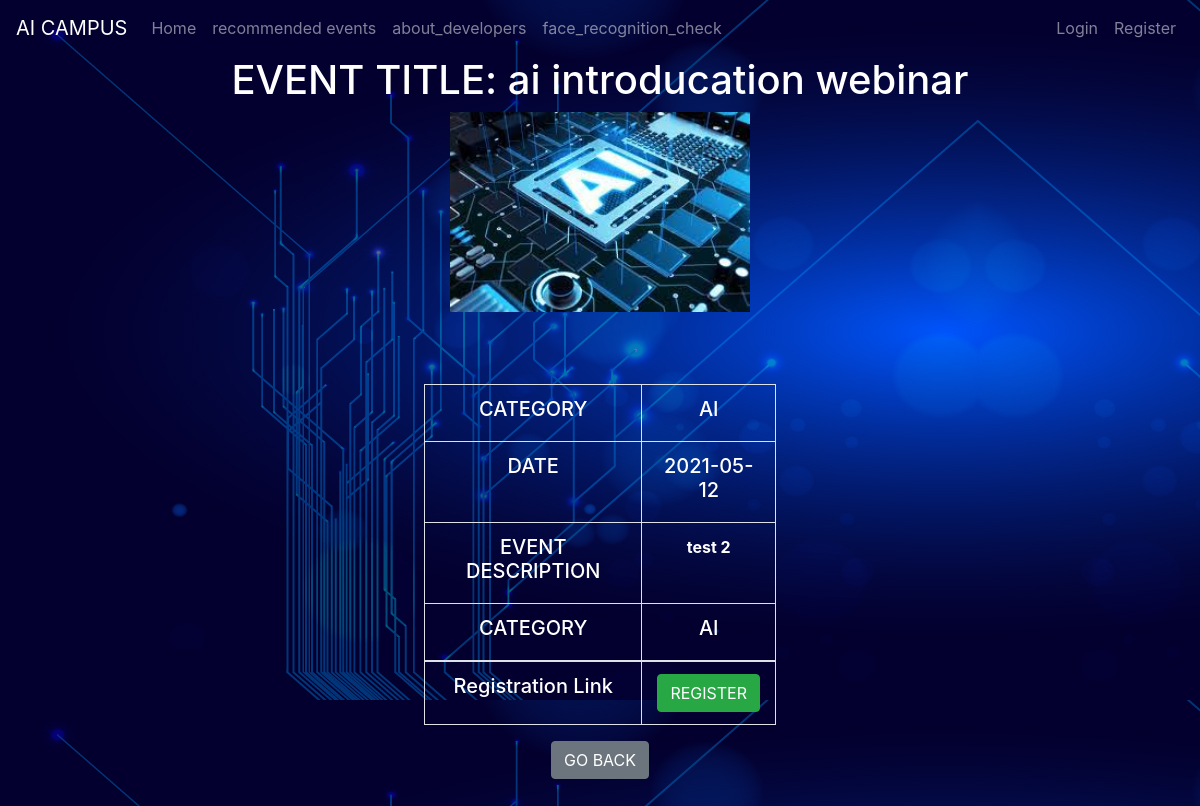
Screenshot of /events/2 with the database file from the repository.
### project/models.py (models this page shows, shortened)
class events(db.Model,UserMixin):
    event_id = db.Column(db.Integer(), primary_key=True)
    eventname = db.Column(db.String(length=30),nullable=False)
    eventcategory = db.Column(db.String(length=30), nullable=False)
    event_date = db.Column(db.String(20))
    event_description=db.Column(db.Text,nullable=False)
    image_file=db.Column(db.String(20),nullable=False,default='default.jpg')
    register_link = db.Column(db.Text)
    user_id = db.Column(db.Integer,db.ForeignKey('user.id'),nullable=False)

### project/events/routes.py (the view)
@events_bp.route('/events/<int:id>')
def eventdescription(id):
    event=events.query.filter_by(event_id=id).first()
    return render_template("eventdescription.html",event=event)

### project/templates/eventdescription.html (shortened to what this page needs)
{% extends 'base.html' %}
{% block content %}
<body class="text-center">
        <h1>EVENT TITLE: {{event.eventname}}</h1>
        <img src=../static/images/events/{{event.image_file}} width="25%" height="50%">
        <div class="col-md-4 p-lg-4 mx-auto my-5 text-center">
            <table class="table table-bordered ">
                <tbody>
                    <tr>
                        <th scope="row"><h5>CATEGORY </h5></th>
                        <th scope="row"><h5> {{event.eventcategory}}</h5></th>
                    </tr>
                    <tr>
                        <th scope="row"><h5>DATE</h5></th>
                        <th scope="row"><h5> {{event.event_date}}</h5></th>
                    </tr>
                     <tr>
                        <th scope="row"><h5>EVENT DESCRIPTION </h5></th>
                        <th scope="row"><p> {{event.event_description }}</p></th>
                    </tr>
                    <tr>
                        <th scope="row"><h5>CATEGORY </h5></th>
                        <th scope="row"><h5> {{event.eventcategory}}</h5></th>
                    </tr>
                </tbody>
                    <tr>
                        <th scope="row"><h5>Registration Link </h5></th>
                        <th scope="row"><a href='{{ event.register_link }}' class="btn btn-success">REGISTER  </a></th>
                    </tr>
            </table>
                         <a href="{{ url_for('events_bp.event_page') }}" class="btn btn-secondary">GO BACK </a>
        </div>
</body>
{% endblock %}

### project/templates/eventdescription.html (style rules this page uses)
h1,h5,p { color:white }

### rows the page displays
events: eventname "ai introducation webinar", image_file (picture), eventcategory "AI", event_date "2021-05-12", event_description "test 2"
